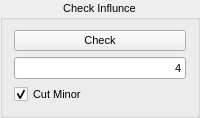
                 <widget class="QGroupBox" name="checkInflunce_groupBox">
                  <property name="sizePolicy">
                   <sizepolicy hsizetype="Expanding" vsizetype="Preferred">
                    <horstretch>0</horstretch>
                    <verstretch>0</verstretch>
                   </sizepolicy>
                  </property>
                  <property name="font">
                   <font>
                    <pointsize>8</pointsize>
                   </font>
                  </property>
                  <property name="title">
                   <string>Check Influnce</string>
                  </property>
                  <property name="alignment">
                   <set>Qt::AlignCenter</set>
                  </property>
                  <property name="flat">
                   <bool>true</bool>
                  </property>
                  <layout class="QVBoxLayout" name="verticalLayout_11">
                   <item>
                    <widget class="QPushButton" name="checkInflunce_button">
                     <property name="sizePolicy">
                      <sizepolicy hsizetype="Expanding" vsizetype="Fixed">
                       <horstretch>0</horstretch>
                       <verstretch>0</verstretch>
                      </sizepolicy>
                     </property>
                     <property name="font">
                      <font>
                       <pointsize>8</pointsize>
                      </font>
                     </property>
                     <property name="toolTip">
                      <string>&lt;html&gt;&lt;head/&gt;&lt;body&gt;&lt;p&gt;Do check on selected vertexs of if over influenced&lt;/p&gt;&lt;/body&gt;&lt;/html&gt;</string>
                     </property>
                     <property name="text">
                      <string>Check</string>
                     </property>
                     <property name="autoDefault">
                      <bool>false</bool>
                     </property>
                     <property name="default">
                      <bool>false</bool>
                     </property>
                     <property name="flat">
                      <bool>false</bool>
                     </property>
                     <property name="+command" stdset="0">
                      <string>checkInfluenceCmd</string>
                     </property>
                    </widget>
                   </item>
                   <item>
                    <widget class="QLineEdit" name="checkInflunce_lineEdit">
                     <property name="font">
                      <font>
                       <pointsize>8</pointsize>
                      </font>
                     </property>
                     <property name="inputMask">
                      <string>0</string>
                     </property>
                     <property name="text">
                      <string>4</string>
                     </property>
                     <property name="maxLength">
                      <number>1</number>
                     </property>
                     <property name="echoMode">
                      <enum>QLineEdit::Normal</enum>
                     </property>
                     <property name="cursorPosition">
                      <number>0</number>
                     </property>
                     <property name="alignment">
                      <set>Qt::AlignRight|Qt::AlignTrailing|Qt::AlignVCenter</set>
                     </property>
                    </widget>
                   </item>
                   <item>
                    <widget class="QCheckBox" name="checkInflunce_cutMinor_checkBox">
                     <property name="sizePolicy">
                      <sizepolicy hsizetype="Expanding" vsizetype="Fixed">
                       <horstretch>0</horstretch>
                       <verstretch>0</verstretch>
                      </sizepolicy>
                     </property>
                     <property name="font">
                      <font>
                       <pointsize>8</pointsize>
                      </font>
                     </property>
                     <property name="toolTip">
                      <string>&lt;html&gt;&lt;head/&gt;&lt;body&gt;&lt;p&gt;&lt;span style=&quot; font-size:9pt;&quot;&gt;Cut minor value to fitting the influnce number&lt;/span&gt;&lt;/p&gt;&lt;/body&gt;&lt;/html&gt;</string>
                     </property>
                     <property name="text">
                      <string>Cut Minor</string>
                     </property>
                     <property name="checked">
                      <bool>true</bool>
                     </property>
                    </widget>
                   </item>
                  </layout>
                 </widget>
